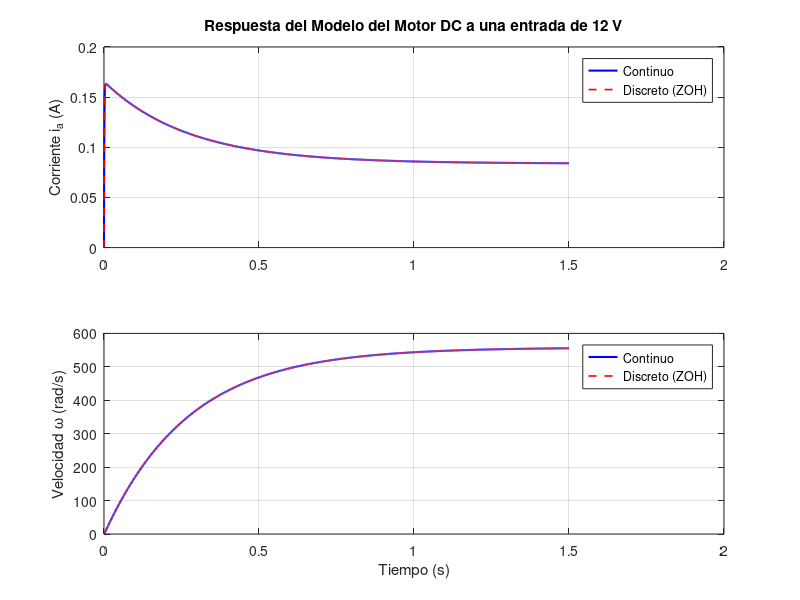

Source code (MATLAB):
%% LABORATORIO 4: OBSERVADORES Y ESTIMADORES DE ESTADO - CONTROL DIGITAL
% Script de preparación y discretización del modelo del Motor DC
clear; clc; close all;


%% 1. DEFINICIÓN DEL MODELO CONTINUO EN ESPACIO DE ESTADOS
% De acuerdo con la identificación del reporte (Sección 4):
% Estados: x = [i_a (Corriente); w (Velocidad angular)]
% Entrada: u = V_a (Voltaje de armadura)


A_c = [-1099.06,  -0.16; ...
        12385.05,  -1.86];


B_c = [15.11; ...
        0];


% Medimos únicamente la velocidad (w) según la guía de laboratorio
C_c = [0, 1]; 
D_c = 0;


% Creación del sistema continuo en espacio de estados
sys_c = ss(A_c, B_c, C_c, D_c);


%% 2. TIEMPO DE MUESTREO Y DISCRETIZACIÓN (ZOH)
% Tiempo de muestreo seleccionado en la identificación previa
Ts = 0.000452; % 0.452 ms (Ajusta este valor si usaste otro Ts, e.g., 0.05)


% Discretización por Zero-Order Hold (ZOH)
sys_d = c2d(sys_c, Ts, 'zoh');


% Extracción de las matrices discretas A, B, C, D
Ad = sys_d.A;
Bd = sys_d.B;
Cd = sys_d.C;
Dd = sys_d.D;


disp('=== MATRICES CONTINUAS (c) ===');
disp('A_c ='); disp(A_c);
disp('B_c ='); disp(B_c);


disp('=== MATRICES DISCRETAS (d) - ZOH ===');
disp('Ad ='); disp(Ad);
disp('Bd ='); disp(Bd);
disp('Cd ='); disp(Cd);


%% 3. SIMULACIÓN Y VERIFICACIÓN A ENTRADA NOMINAL (12V)
t_sim = 0:Ts:1.5;            % Vector de tiempo para la simulación
u_sim = 12 * ones(size(t_sim)); % Escalón nominal de 12V


% Matriz de salida completa para graficar tanto Corriente (i_a) como Velocidad (w)
C_full = eye(2); 
sys_c_full = ss(A_c, B_c, C_full, [0; 0]);
sys_d_full = c2d(sys_c_full, Ts, 'zoh');


% Respuesta del sistema continuo y discreto
[y_c, t_c] = lsim(sys_c_full, u_sim, t_sim);
[y_d, t_d] = lsim(sys_d_full, u_sim, t_sim);


% Graficación
figure('Name', 'Validacion del Modelo con 12V Nominal', 'Color', 'w');


subplot(2,1,1);
plot(t_c, y_c(:,1), 'b', 'LineWidth', 1.5); hold on;
plot(t_d, y_d(:,1), 'r--', 'LineWidth', 1.2);
grid on;
ylabel('Corriente i_a (A)');
title('Respuesta del Modelo del Motor DC a una entrada de 12 V');
legend('Continuo', 'Discreto (ZOH)');


subplot(2,1,2);
plot(t_c, y_c(:,2), 'b', 'LineWidth', 1.5); hold on;
plot(t_d, y_d(:,2), 'r--', 'LineWidth', 1.2);
grid on;
xlabel('Tiempo (s)');
ylabel('Velocidad \omega (rad/s)');
legend('Continuo', 'Discreto (ZOH)');
